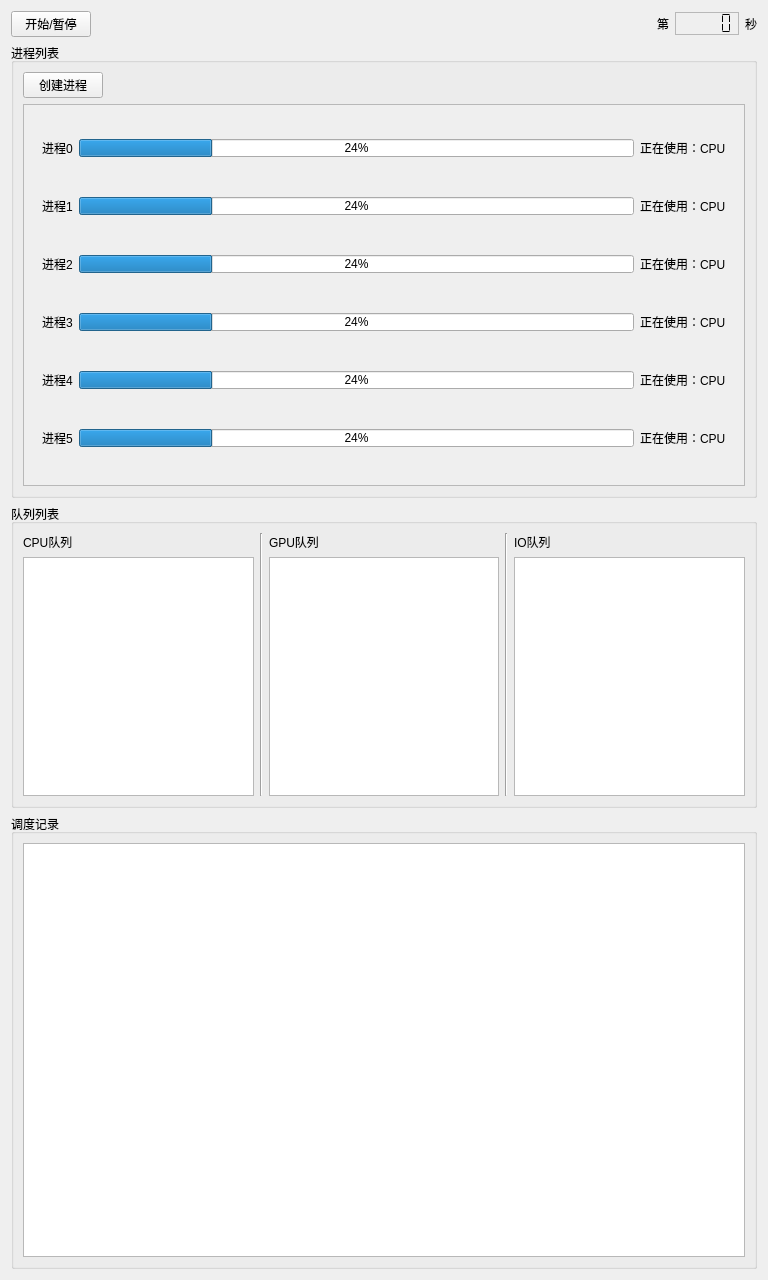
<?xml version="1.0" encoding="UTF-8"?>
<ui version="4.0">
 <class>widget</class>
 <widget class="QWidget" name="widget">
  <property name="geometry">
   <rect>
    <x>0</x>
    <y>0</y>
    <width>768</width>
    <height>1280</height>
   </rect>
  </property>
  <property name="windowTitle">
   <string>进程模拟器   Author@地球虫子</string>
  </property>
  <property name="styleSheet">
   <string notr="true">*{
	font: 9pt &quot;Consolas&quot;,&quot;微软雅黑&quot;;
}</string>
  </property>
  <layout class="QVBoxLayout" name="verticalLayout_4" stretch="1,6,4,6">
   <item>
    <layout class="QHBoxLayout" name="header" stretch="0,0,0,0,0">
     <property name="sizeConstraint">
      <enum>QLayout::SetDefaultConstraint</enum>
     </property>
     <item>
      <widget class="QPushButton" name="start_buttom">
       <property name="sizePolicy">
        <sizepolicy hsizetype="Fixed" vsizetype="Fixed">
         <horstretch>0</horstretch>
         <verstretch>0</verstretch>
        </sizepolicy>
       </property>
       <property name="baseSize">
        <size>
         <width>0</width>
         <height>0</height>
        </size>
       </property>
       <property name="text">
        <string>开始/暂停</string>
       </property>
      </widget>
     </item>
     <item>
      <spacer name="horizontalSpacer">
       <property name="orientation">
        <enum>Qt::Horizontal</enum>
       </property>
       <property name="sizeHint" stdset="0">
        <size>
         <width>10</width>
         <height>20</height>
        </size>
       </property>
      </spacer>
     </item>
     <item>
      <widget class="QLabel" name="timelabel">
       <property name="sizePolicy">
        <sizepolicy hsizetype="Fixed" vsizetype="Fixed">
         <horstretch>0</horstretch>
         <verstretch>0</verstretch>
        </sizepolicy>
       </property>
       <property name="text">
        <string>第</string>
       </property>
      </widget>
     </item>
     <item>
      <widget class="QLCDNumber" name="time_lcd">
       <property name="sizePolicy">
        <sizepolicy hsizetype="Fixed" vsizetype="Fixed">
         <horstretch>0</horstretch>
         <verstretch>0</verstretch>
        </sizepolicy>
       </property>
       <property name="lineWidth">
        <number>0</number>
       </property>
       <property name="midLineWidth">
        <number>1</number>
       </property>
       <property name="smallDecimalPoint">
        <bool>false</bool>
       </property>
       <property name="digitCount">
        <number>5</number>
       </property>
       <property name="segmentStyle">
        <enum>QLCDNumber::Flat</enum>
       </property>
       <property name="value" stdset="0">
        <double>0.000000000000000</double>
       </property>
       <property name="intValue" stdset="0">
        <number>0</number>
       </property>
      </widget>
     </item>
     <item>
      <widget class="QLabel" name="label_2">
       <property name="sizePolicy">
        <sizepolicy hsizetype="Fixed" vsizetype="Fixed">
         <horstretch>0</horstretch>
         <verstretch>0</verstretch>
        </sizepolicy>
       </property>
       <property name="text">
        <string>秒</string>
       </property>
      </widget>
     </item>
    </layout>
   </item>
   <item>
    <widget class="QGroupBox" name="thread_list_box">
     <property name="sizePolicy">
      <sizepolicy hsizetype="Preferred" vsizetype="Expanding">
       <horstretch>0</horstretch>
       <verstretch>0</verstretch>
      </sizepolicy>
     </property>
     <property name="minimumSize">
      <size>
       <width>128</width>
       <height>0</height>
      </size>
     </property>
     <property name="title">
      <string>进程列表</string>
     </property>
     <layout class="QVBoxLayout" name="verticalLayout">
      <item>
       <widget class="QPushButton" name="create_buttom">
        <property name="sizePolicy">
         <sizepolicy hsizetype="Fixed" vsizetype="Fixed">
          <horstretch>0</horstretch>
          <verstretch>0</verstretch>
         </sizepolicy>
        </property>
        <property name="text">
         <string>创建进程</string>
        </property>
       </widget>
      </item>
      <item>
       <widget class="QScrollArea" name="scroll_area">
        <property name="sizePolicy">
         <sizepolicy hsizetype="Expanding" vsizetype="Expanding">
          <horstretch>0</horstretch>
          <verstretch>0</verstretch>
         </sizepolicy>
        </property>
        <property name="minimumSize">
         <size>
          <width>128</width>
          <height>0</height>
         </size>
        </property>
        <property name="widgetResizable">
         <bool>true</bool>
        </property>
        <widget class="QWidget" name="scroll_area_layout">
         <property name="geometry">
          <rect>
           <x>0</x>
           <y>0</y>
           <width>728</width>
           <height>373</height>
          </rect>
         </property>
         <property name="sizePolicy">
          <sizepolicy hsizetype="Expanding" vsizetype="Expanding">
           <horstretch>0</horstretch>
           <verstretch>0</verstretch>
          </sizepolicy>
         </property>
         <property name="minimumSize">
          <size>
           <width>0</width>
           <height>0</height>
          </size>
         </property>
         <layout class="QVBoxLayout" name="verticalLayout_2">
          <item>
           <widget class="QWidget" name="qwidgetthread_0" native="true">
            <property name="sizePolicy">
             <sizepolicy hsizetype="Preferred" vsizetype="Fixed">
              <horstretch>0</horstretch>
              <verstretch>0</verstretch>
             </sizepolicy>
            </property>
            <property name="minimumSize">
             <size>
              <width>0</width>
              <height>32</height>
             </size>
            </property>
            <property name="ishide" stdset="0">
             <bool>false</bool>
            </property>
            <layout class="QHBoxLayout" name="thread_0">
             <item>
              <widget class="QLabel" name="thread_label_0">
               <property name="sizePolicy">
                <sizepolicy hsizetype="Fixed" vsizetype="Fixed">
                 <horstretch>0</horstretch>
                 <verstretch>0</verstretch>
                </sizepolicy>
               </property>
               <property name="minimumSize">
                <size>
                 <width>0</width>
                 <height>16</height>
                </size>
               </property>
               <property name="text">
                <string>进程0</string>
               </property>
              </widget>
             </item>
             <item>
              <widget class="QProgressBar" name="progress_bar_0">
               <property name="minimumSize">
                <size>
                 <width>64</width>
                 <height>16</height>
                </size>
               </property>
               <property name="value">
                <number>24</number>
               </property>
              </widget>
             </item>
             <item>
              <widget class="QLabel" name="resource_label_0">
               <property name="sizePolicy">
                <sizepolicy hsizetype="Preferred" vsizetype="Fixed">
                 <horstretch>0</horstretch>
                 <verstretch>0</verstretch>
                </sizepolicy>
               </property>
               <property name="minimumSize">
                <size>
                 <width>0</width>
                 <height>16</height>
                </size>
               </property>
               <property name="text">
                <string>正在使用：CPU</string>
               </property>
              </widget>
             </item>
            </layout>
           </widget>
          </item>
          <item>
           <widget class="QWidget" name="qwidgetthread_1" native="true">
            <property name="sizePolicy">
             <sizepolicy hsizetype="Preferred" vsizetype="Fixed">
              <horstretch>0</horstretch>
              <verstretch>32</verstretch>
             </sizepolicy>
            </property>
            <property name="minimumSize">
             <size>
              <width>0</width>
              <height>32</height>
             </size>
            </property>
            <property name="ishide" stdset="0">
             <bool>false</bool>
            </property>
            <layout class="QHBoxLayout" name="thread_1">
             <item>
              <widget class="QLabel" name="thread_label_1">
               <property name="sizePolicy">
                <sizepolicy hsizetype="Fixed" vsizetype="Fixed">
                 <horstretch>0</horstretch>
                 <verstretch>0</verstretch>
                </sizepolicy>
               </property>
               <property name="minimumSize">
                <size>
                 <width>0</width>
                 <height>16</height>
                </size>
               </property>
               <property name="text">
                <string>进程1</string>
               </property>
              </widget>
             </item>
             <item>
              <widget class="QProgressBar" name="progress_bar_1">
               <property name="minimumSize">
                <size>
                 <width>64</width>
                 <height>16</height>
                </size>
               </property>
               <property name="value">
                <number>24</number>
               </property>
              </widget>
             </item>
             <item>
              <widget class="QLabel" name="resource_label_1">
               <property name="sizePolicy">
                <sizepolicy hsizetype="Preferred" vsizetype="Fixed">
                 <horstretch>0</horstretch>
                 <verstretch>0</verstretch>
                </sizepolicy>
               </property>
               <property name="minimumSize">
                <size>
                 <width>0</width>
                 <height>16</height>
                </size>
               </property>
               <property name="text">
                <string>正在使用：CPU</string>
               </property>
              </widget>
             </item>
            </layout>
           </widget>
          </item>
          <item>
           <widget class="QWidget" name="qwidgetthread_2" native="true">
            <property name="sizePolicy">
             <sizepolicy hsizetype="Preferred" vsizetype="Fixed">
              <horstretch>0</horstretch>
              <verstretch>0</verstretch>
             </sizepolicy>
            </property>
            <property name="minimumSize">
             <size>
              <width>0</width>
              <height>32</height>
             </size>
            </property>
            <property name="ishide" stdset="0">
             <bool>false</bool>
            </property>
            <layout class="QHBoxLayout" name="thread_2">
             <item>
              <widget class="QLabel" name="thread_label_2">
               <property name="sizePolicy">
                <sizepolicy hsizetype="Fixed" vsizetype="Fixed">
                 <horstretch>0</horstretch>
                 <verstretch>0</verstretch>
                </sizepolicy>
               </property>
               <property name="minimumSize">
                <size>
                 <width>0</width>
                 <height>16</height>
                </size>
               </property>
               <property name="text">
                <string>进程2</string>
               </property>
              </widget>
             </item>
             <item>
              <widget class="QProgressBar" name="progress_bar_2">
               <property name="minimumSize">
                <size>
                 <width>64</width>
                 <height>16</height>
                </size>
               </property>
               <property name="value">
                <number>24</number>
               </property>
              </widget>
             </item>
             <item>
              <widget class="QLabel" name="resource_label_2">
               <property name="sizePolicy">
                <sizepolicy hsizetype="Preferred" vsizetype="Fixed">
                 <horstretch>0</horstretch>
                 <verstretch>0</verstretch>
                </sizepolicy>
               </property>
               <property name="minimumSize">
                <size>
                 <width>0</width>
                 <height>16</height>
                </size>
               </property>
               <property name="text">
                <string>正在使用：CPU</string>
               </property>
              </widget>
             </item>
            </layout>
           </widget>
          </item>
          <item>
           <widget class="QWidget" name="qwidgetthread_3" native="true">
            <property name="sizePolicy">
             <sizepolicy hsizetype="Preferred" vsizetype="Fixed">
              <horstretch>0</horstretch>
              <verstretch>0</verstretch>
             </sizepolicy>
            </property>
            <property name="minimumSize">
             <size>
              <width>0</width>
              <height>32</height>
             </size>
            </property>
            <property name="ishide" stdset="0">
             <bool>false</bool>
            </property>
            <layout class="QHBoxLayout" name="thread_3">
             <item>
              <widget class="QLabel" name="thread_label_3">
               <property name="sizePolicy">
                <sizepolicy hsizetype="Fixed" vsizetype="Fixed">
                 <horstretch>0</horstretch>
                 <verstretch>0</verstretch>
                </sizepolicy>
               </property>
               <property name="minimumSize">
                <size>
                 <width>0</width>
                 <height>16</height>
                </size>
               </property>
               <property name="text">
                <string>进程3</string>
               </property>
              </widget>
             </item>
             <item>
              <widget class="QProgressBar" name="progress_bar_3">
               <property name="minimumSize">
                <size>
                 <width>64</width>
                 <height>16</height>
                </size>
               </property>
               <property name="value">
                <number>24</number>
               </property>
              </widget>
             </item>
             <item>
              <widget class="QLabel" name="resource_label_3">
               <property name="sizePolicy">
                <sizepolicy hsizetype="Preferred" vsizetype="Fixed">
                 <horstretch>0</horstretch>
                 <verstretch>0</verstretch>
                </sizepolicy>
               </property>
               <property name="minimumSize">
                <size>
                 <width>0</width>
                 <height>16</height>
                </size>
               </property>
               <property name="text">
                <string>正在使用：CPU</string>
               </property>
              </widget>
             </item>
            </layout>
           </widget>
          </item>
          <item>
           <widget class="QWidget" name="qwidgetthread_4" native="true">
            <property name="sizePolicy">
             <sizepolicy hsizetype="Preferred" vsizetype="Fixed">
              <horstretch>0</horstretch>
              <verstretch>0</verstretch>
             </sizepolicy>
            </property>
            <property name="minimumSize">
             <size>
              <width>0</width>
              <height>32</height>
             </size>
            </property>
            <property name="ishide" stdset="0">
             <bool>false</bool>
            </property>
            <layout class="QHBoxLayout" name="thread_4">
             <item>
              <widget class="QLabel" name="thread_label_4">
               <property name="sizePolicy">
                <sizepolicy hsizetype="Fixed" vsizetype="Fixed">
                 <horstretch>0</horstretch>
                 <verstretch>0</verstretch>
                </sizepolicy>
               </property>
               <property name="minimumSize">
                <size>
                 <width>0</width>
                 <height>16</height>
                </size>
               </property>
               <property name="text">
                <string>进程4</string>
               </property>
              </widget>
             </item>
             <item>
              <widget class="QProgressBar" name="progress_bar_4">
               <property name="minimumSize">
                <size>
                 <width>64</width>
                 <height>16</height>
                </size>
               </property>
               <property name="value">
                <number>24</number>
               </property>
              </widget>
             </item>
             <item>
              <widget class="QLabel" name="resource_label_4">
               <property name="sizePolicy">
                <sizepolicy hsizetype="Preferred" vsizetype="Fixed">
                 <horstretch>0</horstretch>
                 <verstretch>0</verstretch>
                </sizepolicy>
               </property>
               <property name="minimumSize">
                <size>
                 <width>0</width>
                 <height>16</height>
                </size>
               </property>
               <property name="text">
                <string>正在使用：CPU</string>
               </property>
              </widget>
             </item>
            </layout>
           </widget>
          </item>
          <item>
           <widget class="QWidget" name="qwidgetthread_5" native="true">
            <property name="sizePolicy">
             <sizepolicy hsizetype="Preferred" vsizetype="Fixed">
              <horstretch>0</horstretch>
              <verstretch>0</verstretch>
             </sizepolicy>
            </property>
            <property name="minimumSize">
             <size>
              <width>0</width>
              <height>32</height>
             </size>
            </property>
            <property name="ishide" stdset="0">
             <bool>false</bool>
            </property>
            <layout class="QHBoxLayout" name="thread_5">
             <item>
              <widget class="QLabel" name="thread_label_5">
               <property name="sizePolicy">
                <sizepolicy hsizetype="Fixed" vsizetype="Fixed">
                 <horstretch>0</horstretch>
                 <verstretch>0</verstretch>
                </sizepolicy>
               </property>
               <property name="minimumSize">
                <size>
                 <width>0</width>
                 <height>16</height>
                </size>
               </property>
               <property name="text">
                <string>进程5</string>
               </property>
              </widget>
             </item>
             <item>
              <widget class="QProgressBar" name="progress_bar_5">
               <property name="minimumSize">
                <size>
                 <width>64</width>
                 <height>16</height>
                </size>
               </property>
               <property name="value">
                <number>24</number>
               </property>
              </widget>
             </item>
             <item>
              <widget class="QLabel" name="resource_label_5">
               <property name="sizePolicy">
                <sizepolicy hsizetype="Preferred" vsizetype="Fixed">
                 <horstretch>0</horstretch>
                 <verstretch>0</verstretch>
                </sizepolicy>
               </property>
               <property name="minimumSize">
                <size>
                 <width>0</width>
                 <height>16</height>
                </size>
               </property>
               <property name="text">
                <string>正在使用：CPU</string>
               </property>
              </widget>
             </item>
            </layout>
           </widget>
          </item>
         </layout>
        </widget>
       </widget>
      </item>
     </layout>
    </widget>
   </item>
   <item>
    <widget class="QGroupBox" name="queue_list_box">
     <property name="sizePolicy">
      <sizepolicy hsizetype="Preferred" vsizetype="Minimum">
       <horstretch>0</horstretch>
       <verstretch>0</verstretch>
      </sizepolicy>
     </property>
     <property name="minimumSize">
      <size>
       <width>0</width>
       <height>128</height>
      </size>
     </property>
     <property name="title">
      <string>队列列表</string>
     </property>
     <layout class="QHBoxLayout" name="horizontalLayout_2">
      <item>
       <layout class="QVBoxLayout" name="cpu_queue_group">
        <item>
         <widget class="QLabel" name="cpu_queue_lable">
          <property name="sizePolicy">
           <sizepolicy hsizetype="Fixed" vsizetype="Fixed">
            <horstretch>0</horstretch>
            <verstretch>0</verstretch>
           </sizepolicy>
          </property>
          <property name="text">
           <string>CPU队列</string>
          </property>
         </widget>
        </item>
        <item>
         <widget class="QTextBrowser" name="cpu_queue_text">
          <property name="sizePolicy">
           <sizepolicy hsizetype="Expanding" vsizetype="Preferred">
            <horstretch>0</horstretch>
            <verstretch>0</verstretch>
           </sizepolicy>
          </property>
          <property name="minimumSize">
           <size>
            <width>128</width>
            <height>64</height>
           </size>
          </property>
         </widget>
        </item>
       </layout>
      </item>
      <item>
       <widget class="Line" name="line_0">
        <property name="orientation">
         <enum>Qt::Vertical</enum>
        </property>
       </widget>
      </item>
      <item>
       <layout class="QVBoxLayout" name="gpu_queue_group">
        <item>
         <widget class="QLabel" name="gpu_queue_lable">
          <property name="sizePolicy">
           <sizepolicy hsizetype="Fixed" vsizetype="Fixed">
            <horstretch>0</horstretch>
            <verstretch>0</verstretch>
           </sizepolicy>
          </property>
          <property name="text">
           <string>GPU队列</string>
          </property>
         </widget>
        </item>
        <item>
         <widget class="QTextBrowser" name="gpu_queue_text">
          <property name="sizePolicy">
           <sizepolicy hsizetype="Expanding" vsizetype="Preferred">
            <horstretch>0</horstretch>
            <verstretch>0</verstretch>
           </sizepolicy>
          </property>
          <property name="minimumSize">
           <size>
            <width>128</width>
            <height>64</height>
           </size>
          </property>
         </widget>
        </item>
       </layout>
      </item>
      <item>
       <widget class="Line" name="line_1">
        <property name="orientation">
         <enum>Qt::Vertical</enum>
        </property>
       </widget>
      </item>
      <item>
       <layout class="QVBoxLayout" name="io_queue_group">
        <item>
         <widget class="QLabel" name="io_queue_lable">
          <property name="sizePolicy">
           <sizepolicy hsizetype="Fixed" vsizetype="Fixed">
            <horstretch>0</horstretch>
            <verstretch>0</verstretch>
           </sizepolicy>
          </property>
          <property name="text">
           <string>IO队列</string>
          </property>
         </widget>
        </item>
        <item>
         <widget class="QTextBrowser" name="io_queue_text">
          <property name="sizePolicy">
           <sizepolicy hsizetype="Expanding" vsizetype="Preferred">
            <horstretch>0</horstretch>
            <verstretch>0</verstretch>
           </sizepolicy>
          </property>
          <property name="minimumSize">
           <size>
            <width>128</width>
            <height>64</height>
           </size>
          </property>
         </widget>
        </item>
       </layout>
      </item>
     </layout>
    </widget>
   </item>
   <item>
    <widget class="QGroupBox" name="log_box">
     <property name="sizePolicy">
      <sizepolicy hsizetype="Preferred" vsizetype="Minimum">
       <horstretch>0</horstretch>
       <verstretch>0</verstretch>
      </sizepolicy>
     </property>
     <property name="minimumSize">
      <size>
       <width>0</width>
       <height>128</height>
      </size>
     </property>
     <property name="title">
      <string>调度记录</string>
     </property>
     <layout class="QHBoxLayout" name="horizontalLayout">
      <item>
       <widget class="QTextBrowser" name="log_text">
        <property name="sizePolicy">
         <sizepolicy hsizetype="Expanding" vsizetype="Minimum">
          <horstretch>0</horstretch>
          <verstretch>0</verstretch>
         </sizepolicy>
        </property>
        <property name="minimumSize">
         <size>
          <width>0</width>
          <height>64</height>
         </size>
        </property>
       </widget>
      </item>
     </layout>
    </widget>
   </item>
  </layout>
 </widget>
 <resources/>
 <connections/>
</ui>
